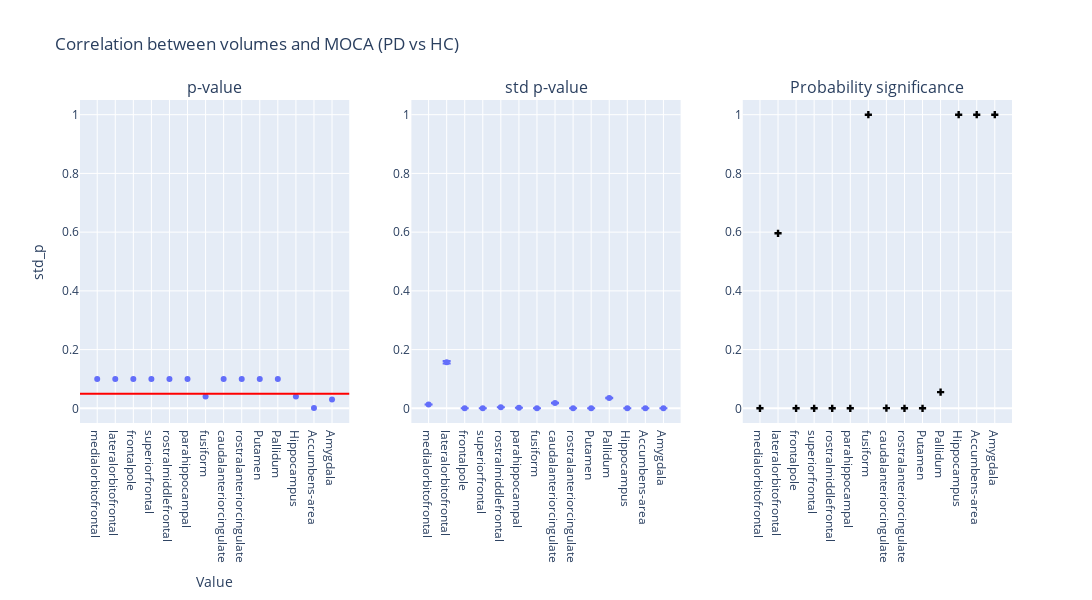

The code cell stored with this chart in its notebook:
### Code cell
plot_dumbbell(df_t3, "PD vs HC")

### Figure 1 — Plotly figure (JSON) as saved in the notebook; plotly's stock layout.template omitted (floating-point values rounded to 4 significant figures)
{"data": [{"hovertemplate": "region=%{x}<br>p_value=%{y}<extra></extra>", "legendgroup": "", "marker": {"color": "#636efa", "symbol": "circle"}, "mode": "markers", "name": "", "orientation": "v", "showlegend": false, "type": "scatter", "x": ["medialorbitofrontal", "lateralorbitofrontal", "frontalpole", "superiorfrontal", "rostralmiddlefrontal", "parahippocampal", "fusiform", "caudalanteriorcingulate", "rostralanteriorcingulate", "Putamen", "Pallidum", "Hippocampus", "Accumbens-area", "Amygdala"], "xaxis": "x", "y": [0.1, 0.1, 0.1, 0.1, 0.1, 0.1, 0.04, 0.1, 0.1, 0.1, 0.1, 0.04, 0.001, 0.03], "yaxis": "y"}, {"error_y": {"array": [0.0003549, 0.004284, 6.886e-12, 9.329e-10, 9.826e-05, 5.155e-05, 2.983e-17, 0.0004952, 2.154e-06, 2.789e-10, 0.0009624, 6.002e-16, 2e-31, 2.979e-19], "arrayminus": [0.000365, 0.004406, 7.082e-12, 9.595e-10, 0.0001011, 5.301e-05, 3.068e-17, 0.0005093, 2.216e-06, 2.869e-10, 0.0009898, 6.173e-16, 2.057e-31, 3.064e-19]}, "hovertemplate": "region=%{x}<br>std_p=%{y}<extra></extra>", "legendgroup": "", "marker": {"color": "#636efa", "symbol": "circle"}, "mode": "markers", "name": "", "orientation": "v", "showlegend": false, "type": "scatter", "x": ["medialorbitofrontal", "lateralorbitofrontal", "frontalpole", "superiorfrontal", "rostralmiddlefrontal", "parahippocampal", "fusiform", "caudalanteriorcingulate", "rostralanteriorcingulate", "Putamen", "Pallidum", "Hippocampus", "Accumbens-area", "Amygdala"], "xaxis": "x2", "y": [0.01303, 0.1573, 2.528e-10, 3.424e-08, 0.003607, 0.001892, 1.095e-15, 0.01818, 7.908e-05, 1.024e-08, 0.03533, 2.203e-14, 7.342e-30, 1.094e-17], "yaxis": "y2"}, {"marker": {"color": "black", "symbol": "cross"}, "mode": "markers", "name": "Flip probability", "showlegend": false, "type": "scatter", "x": ["medialorbitofrontal", "lateralorbitofrontal", "frontalpole", "superiorfrontal", "rostralmiddlefrontal", "parahippocampal", "fusiform", "caudalanteriorcingulate", "rostralanteriorcingulate", "Putamen", "Pallidum", "Hippocampus", "Accumbens-area", "Amygdala"], "xaxis": "x3", "y": [1.799e-06, 0.5961, 0.0, 0.0, 2.647e-64, 5.09e-228, 1.0, 0.0005033, 0.0, 0.0, 0.05503, 1.0, 1.0, 1.0], "yaxis": "y3"}], "layout": {"annotations": [{"font": {"size": 16}, "showarrow": false, "text": "p-value", "x": 0.1444, "xanchor": "center", "xref": "paper", "y": 1, "yanchor": "bottom", "yref": "paper"}, {"font": {"size": 16}, "showarrow": false, "text": "std p-value", "x": 0.5, "xanchor": "center", "xref": "paper", "y": 1, "yanchor": "bottom", "yref": "paper"}, {"font": {"size": 16}, "showarrow": false, "text": "Probability significance", "x": 0.8556, "xanchor": "center", "xref": "paper", "y": 1, "yanchor": "bottom", "yref": "paper"}], "height": 600, "hovermode": "closest", "shapes": [{"line": {"color": "red", "width": 2}, "type": "line", "x0": 0, "x1": 1, "xref": "x domain", "y0": 0.05, "y1": 0.05, "yref": "y"}], "title": {"text": "Correlation between volumes and MOCA (PD vs HC)"}, "width": 1400, "xaxis": {"anchor": "y", "domain": [0, 0.2889], "title": {"text": "Value"}}, "xaxis2": {"anchor": "y2", "domain": [0.3556, 0.6444]}, "xaxis3": {"anchor": "y3", "domain": [0.7111, 1]}, "yaxis": {"anchor": "x", "domain": [0, 1], "range": [-0.05, 1.05], "title": {"text": "std_p"}}, "yaxis2": {"anchor": "x2", "domain": [0, 1], "range": [-0.05, 1.05]}, "yaxis3": {"anchor": "x3", "domain": [0, 1], "range": [-0.05, 1.05]}}}
